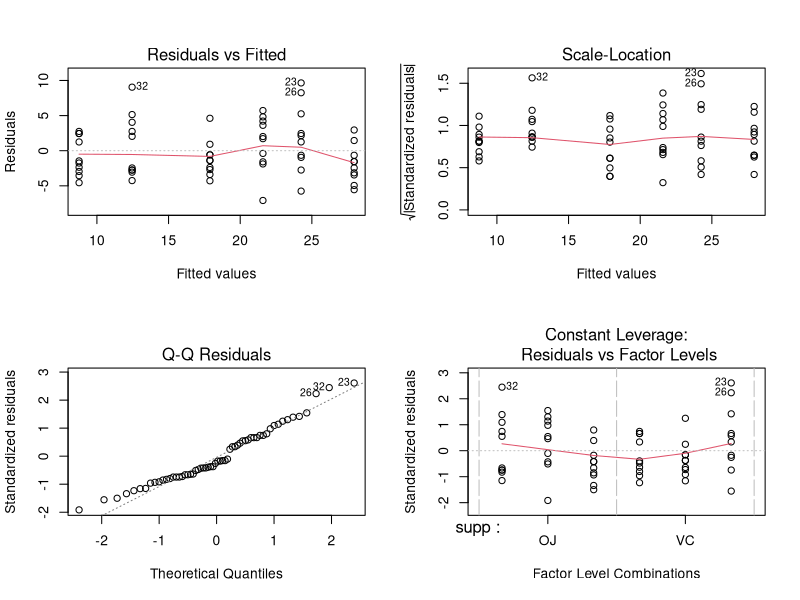

R code for this plot: (Note: this script raises an error after producing the figure.)
data <- ToothGrowth

data$supp <- factor(data$supp)
data$dose <- factor(data$dose)

fit <- aov(len ~ supp + dose, data=data)

layout(matrix(c(1,2,3,4),2,2)) # optional layout
plot(fit) # diagnostic plots

summary(fit) # display Type I ANOVA table
drop1(fit,~.,test="F") # type III SS and F Tests 

TukeyHSD(fit)

layout(matrix(c(1),1,1))

library(gplots)
plotmeans(len~dose,xlab="Dose",
          ylab="Tooth Length", main="Mean Plot\nwith 95% CI") 

plotmeans(len~supp,xlab="Supplement",
          ylab="Tooth Length", main="Mean Plot\nwith 95% CI") 
